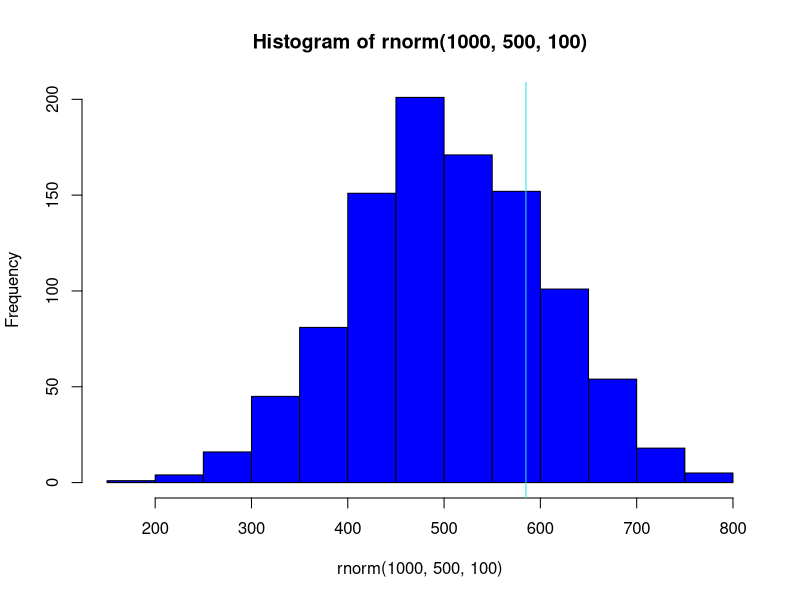
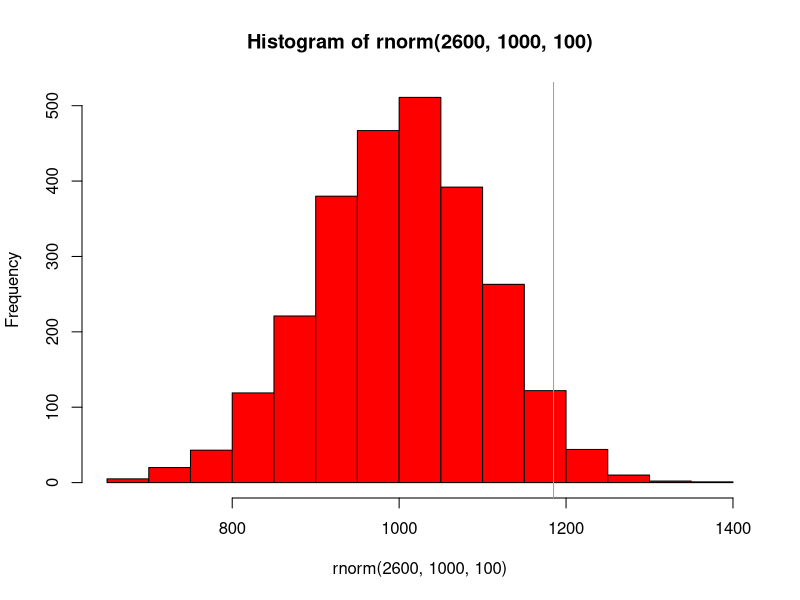

The R source for these figures, in order:
#Ejercicios 3er examen parte II

#Ejemplo 1
#a) p(x<40)
pnorm(40,mean = 30,sd=4,lower.tail = TRUE)

#b) P(x>21)
pnorm(21,mean = 30,sd=4,lower.tail = TRUE)

#c) p(30<x<35)
pnorm(35,mean = 30,sd=4,lower.tail = TRUE)-pnorm(30,mean = 30,sd=4,lower.tail = TRUE)


#Ejercicio para examen 1

#a)	P (x<75)
pnorm(75,mean = 45,sd=2,lower.tail = TRUE)

#b)	P (x>13)
pnorm(13,mean = 45,sd=2,lower.tail = TRUE)

# c)	P (60<x<82)
pnorm(82,mean = 45,sd=2,lower.tail = TRUE)-pnorm(60,mean = 45,sd=2,lower.tail = TRUE)


#Ejemplo 2

#gráfico
hist(rnorm(1000,500,100),col = "blue")
abline(v=585,col=5)

#Planteamiento del problema
pnorm(585,mean = 500,sd=100)


#Ejercicio para examen 2

#gráfico
hist(rnorm(2600,1000,100),20,col = "red")
abline(v=1185,col=3)

#Planteamiento del problema
pnorm(1185,mean = 1000,sd=100)



#Ejercicio t-test prueba hipótesis

set.seed(10)
x<-rnorm(100,10)
Media<-10
test<-t.test(x,mu=Media)
print(test)



